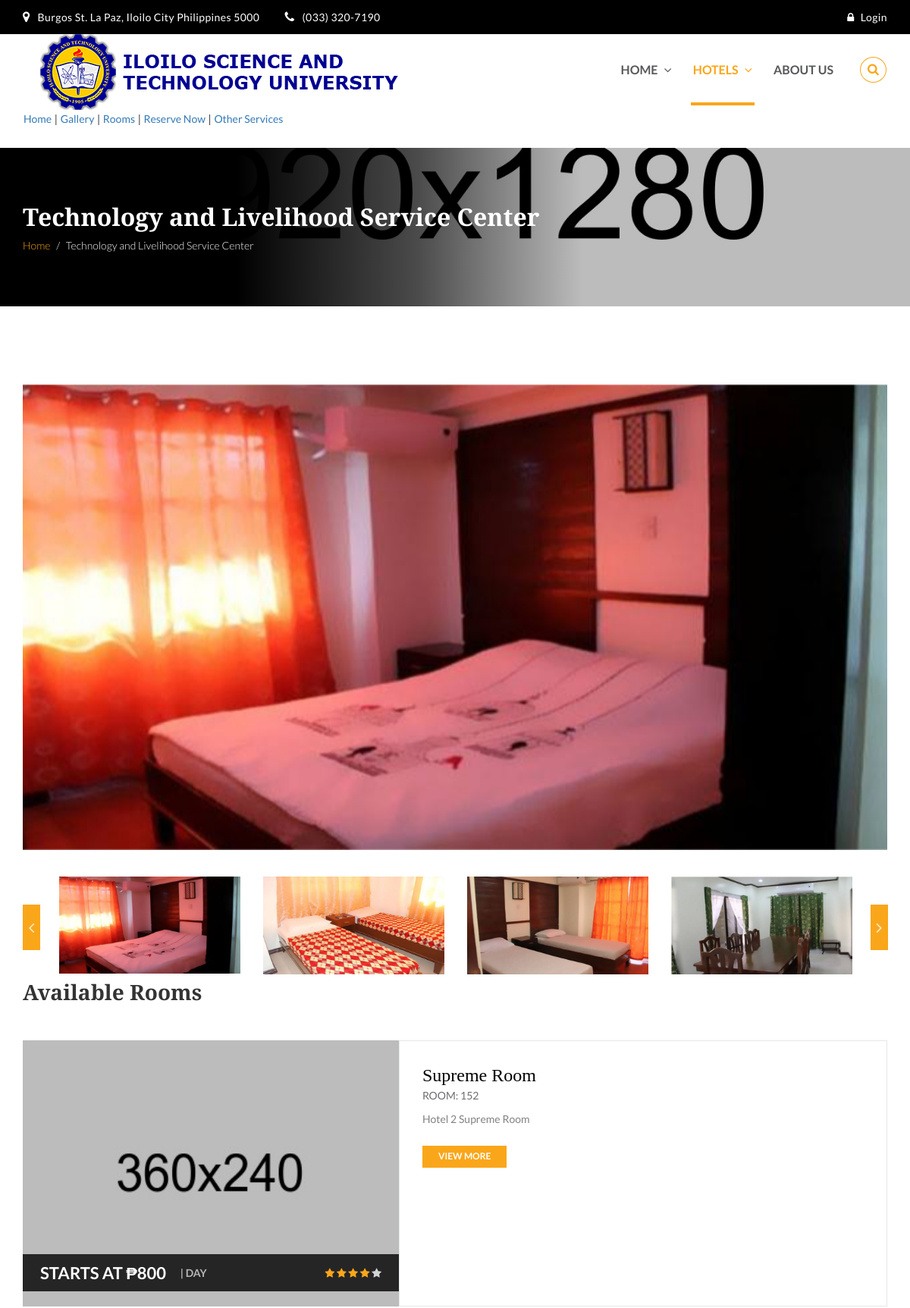
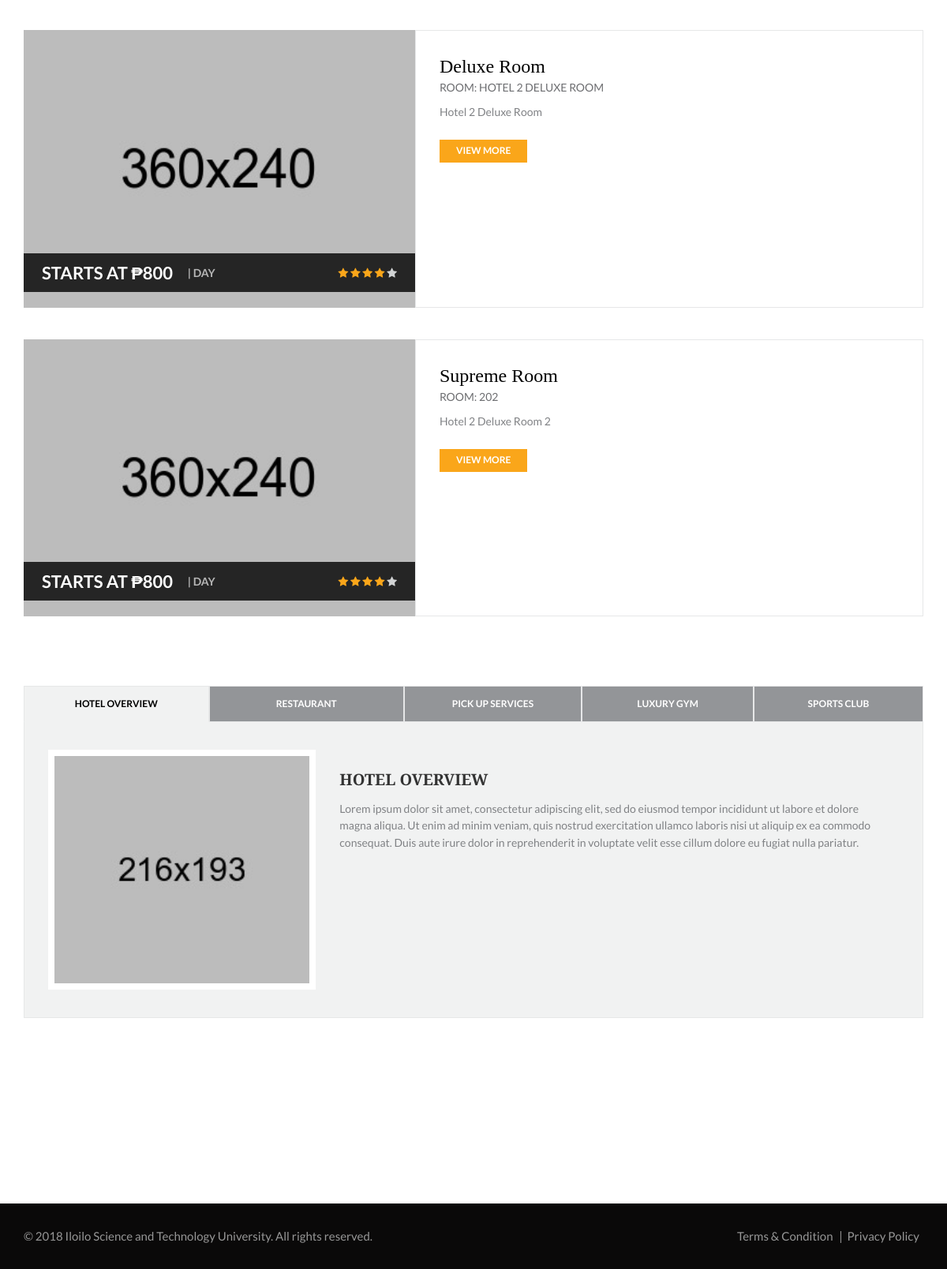
/hotel-tlsc.php, run on the app's committed database (2 pictures, top to bottom).
### tables this page shows
CREATE TABLE `rooms` (
  `id` int(11) NOT NULL,
  `hotel_id` int(11) NOT NULL,
  `room_type` varchar(255) NOT NULL,
  `room_name` varchar(50) NOT NULL,
  `room_description` text NOT NULL,
  `bed_number` int(11) NOT NULL,
  `image_path` varchar(255) NOT NULL,
  `last_edited_by` int(11) DEFAULT NULL
);

### hotel-tlsc.php (the view, shortened to what this page needs)
<?php
    $hotel_id = 2;
    require "connection.php";
?>
<!doctype html>
<html lang="en">
    <head>
        <link rel="stylesheet" href="css/bootstrap.min.css">
        <link rel="stylesheet" href="css/font-awesome.min.css">
        <link rel="stylesheet" href="css/style.css">
        <link rel="stylesheet" id="cpswitch" href="css/orange.css">
        <link rel="stylesheet" href="css/responsive.css">
        <link rel="stylesheet" href="css/datepicker.css">
		<link rel="stylesheet" href="css/slick.css">
        <link rel="stylesheet" href="css/slick-theme.css">
    </head>
    <body>
        <div id="top-bar" class="tb-text-white">
            <div class="container">
                <div class="row">
                    <div class="col-xs-12 col-sm-6 col-md-6 col-lg-6">
                        <div id="info">
                            <ul class="list-unstyled list-inline">
                                <li><span><i class="fa fa-map-marker"></i></span>Burgos St. La Paz, Iloilo City Philippines 5000</li>
                                <li><span><i class="fa fa-phone"></i></span>(033) 320-7190</li>
                            </ul>
                        </div>
                    </div>
                    <div class="col-xs-12 col-sm-6 col-md-6 col-lg-6">
                        <div id="links">
                            <ul class="list-unstyled list-inline">
                                <?php
                                if(isset($_SESSION["user_id"])) {
                                    ?>
                                    <li><a href="login-user.php"><span><i class="fa fa-lock"></i></span>Logout</a></li>
                                    <?php
                                }
                                else {
                                    ?>
                                    <li><a href="login.php"><span><i class="fa fa-lock"></i></span>Login</a></li>
                                    <?php
                                }
                                ?>
                            </ul>
                        </div>
                    </div>
                </div>
            </div>
        </div>
        <nav class="navbar navbar-default main-navbar navbar-custom navbar-white" id="mynavbar-1">
            <div class="container">
                <div class="navbar-header">
                      <img src="images/logo.png" class="img-responsive" alt="registration-img">
                </div>
                <div class="collapse navbar-collapse" id="myNavbar1">
                    <ul class="nav navbar-nav navbar-right navbar-search-link">
                        <li class="dropdown"><a href="#" class="dropdown-toggle" data-toggle="dropdown">Home<span><i class="fa fa-angle-down"></i></span></a>
                        </li>
                        <li class="dropdown active"><a href="#" class="dropdown-toggle" data-toggle="dropdown">Hotels<span><i class="fa fa-angle-down"></i></span></a>
                        </li>
                        <li class="text">
                            <a href="inquiry-client.php">About us</a>
                        </li>
                        <li><a href="javascript:void(0)" class="search-button"><span><i class="fa fa-search"></i></span></a></li>
                    </ul>
                </div>
                <div class="navbar" >
                    <a href="#" class="about-text">Home</a> |
                    <a href="#gallery">Gallery</a> |
                    <a href="#available-rooms">Rooms</a> |
                    <a data-toggle="modal" data-target="#thanks" style="cursor: pointer">Reserve Now</a> |
                    <a href="#hotel-overview">Other Services</a>
                </div>
            </div>
        </nav>
        <section class="page-cover" id="cover-hotel-detail">
            <div class="container">
                <div class="row">
                    <div class="col-sm-12">
                    	<h1 class="page-title">Technology and Livelihood Service Center</h1>
                        <ul class="breadcrumb">
                            <li><a href="#">Home</a></li>
                            <li class="active">Technology and Livelihood Service Center</li>
                        </ul>
                    </div>
                </div>
            </div>
        </section>
        <section class="innerpage-wrapper">
        	<div id="hotel-details" class="innerpage-section-padding">
                <div class="container" id="gallery">
                    <div class="row">
                        <div class="col-xs-12 col-sm-12 col-md-12 col-lg-12 content-side">
                            <div class="detail-slider">
                                <div class="feature-slider">
                                    <div><img src="images/tls-1.jpg" class="img-responsive" alt="feature-img"/></div>
                                </div>
                                <div class="feature-slider-nav">
                                    <div><img src="images/tls-1.jpg" class="img-responsive" alt="feature-img"/></div>
                                    <div><img src="images/tls-2.jpg" class="img-responsive" alt="feature-img"/></div>
                                    <div><img src="images/tls-3.jpg" class="img-responsive" alt="feature-img"/></div>
                                    <div><img src="images/tls-4.jpg" class="img-responsive" alt="feature-img"/></div>
                                </div>
                            </div>
                            <div class="available-blocks" id="available-rooms">
                            	<h2>Available Rooms</h2>
                            	<div class="list-block main-block room-block"  <?php
                                        $stmt = $conn->query("SELECT * FROM `rooms` WHERE `hotel_id` = '$hotel_id'");
                                        while ($row = $stmt->fetch_object()) {
                                            $stmt2 = $conn->query("SELECT MIN(rate) AS minimumRate FROM (room_rates) WHERE `room_id` = '$row->id'");
                                            while ($row2 = $stmt2->fetch_object()){
                                                $lowestPrice = $row2->minimumRate;
                                            }
                                            ?>
                                            <div class="list-block main-block room-block">
                                                <div class="list-content">
                                                    <div class="main-img list-img room-img">
                                                        <a href="#">
                                                            <img src="<?= $row->image_path ?>" class="img-responsive" alt="room-img" />
                                                        </a>
                                                        <div class="main-mask">
                                                            <ul class="list-unstyled list-inline offer-price-1">
                                                                <li class="price">Starts at ₱<?= $lowestPrice ?><span class="divider"></span><span class="pkg"> | Day</span></li>
                                                                <li class="rating">
                                                                    <span><i class="fa fa-star orange"></i></span>
                                                                    <span><i class="fa fa-star orange"></i></span>
                                                                    <span><i class="fa fa-star orange"></i></span>
                                                                    <span><i class="fa fa-star orange"></i></span>
                                                                    <span><i class="fa fa-star lightgrey"></i></span>
                                                                </li>
                                                            </ul>
                                                        </div>
                          g                          </div>
                                                    <div class="list-info room-info">
                                                        <h3 class="block-title"><a href="#"><?= $row->room_type ?> Room</a></h3>
                                                        <p class="block-minor">Room: <?= $row->room_name ?></p>
                                                        <p><?= $row->room_description?></p>
                                                        <a href="book-room.php?roomId=<?=$row->id?>" class="btn btn-orange btn-lg">View More</a>
                                                    </div>
                                                </div>
                                            </div>
                                    <?php
                                    }
                                    ?>
                                <div class="detail-tabs" id="hotel-overview">
                                    <ul class="nav nav-tabs nav-justified">
                                        <li class="active"><a " data-toggle="tab">Hotel Overview</a></li>
                                        <li><a href="#restaurant" data-toggle="tab">Restaurant</a></li>
                                        <li><a href="#pick-up" data-toggle="tab">Pick Up Services</a></li>
                                        <li><a href="#luxury-gym" data-toggle="tab">Luxury Gym</a></li>
                                        <li><a href="#sports-club" data-toggle="tab">Sports Club</a></li>
                                    </ul>
                                    <div class="tab-content">
                                        <div  class="tab-pane in active">
                                            <div class="row">
                                                <div class="col-sm-4 col-md-4 tab-img">
                                                    <img src="images/hotel-detail-tab-1.jpg" class="img-responsive" alt="flight-detail-img" />
                                                </div>
                                                <div class="col-sm-8 col-md-8 tab-text">
                                                    <h3>Hotel Overview</h3>
                                                    <p>Lorem ipsum dolor sit amet, consectetur adipiscing elit, sed do eiusmod tempor incididunt ut labore et dolore magna aliqua. Ut enim ad minim veniam, quis nostrud exercitation ullamco laboris nisi ut aliquip ex ea commodo consequat. Duis aute irure dolor in reprehenderit in voluptate velit esse cillum dolore eu fugiat nulla pariatur.</p>
                                                </div>
                                            </div>
                                        </div>
                                    </div>
                                </div>
                            </div>
                    </div>
            	</div>
            </div>
        </section>
            <div id="footer-bottom" class="ftr-bot-black">
                <div class="container">
                    <div class="row">
                        <div class="col-xs-12 col-sm-6 col-md-6 col-lg-6" id="copyright">
                        <p>© 2018 <a href="#">Iloilo Science and Technology University</a>. All rights reserved.</p>
                        </div>
                        <div class="col-xs-12 col-sm-6 col-md-6 col-lg-6" id="terms">
                            <ul class="list-unstyled list-inline">
                            	<li><a href="#">Terms & Condition</a></li>
                                <li><a href="#">Privacy Policy</a></li>
                            </ul>
                        </div>
                    </div>
                </div>
            </div>
    </body>
</html>

### css/orange.css (style rules this page uses)
p { color:#808285; }
.btn { border-radius:0px; border:0px; }
.btn-orange, .btn-orange:focus { background:#faa61a; color:white; }
#top-bar { background-color:#000; }
#top-bar.tb-text-white #links ul li a, #top-bar.tb-text-white #info ul li, #top-bar.tb-text-white .form-group select, #top-bar.tb-text-white .form-group .fa { color:white; }
.navbar-white { background:white; }
.main-navbar { border:0px; border-radius:0px; }
.main-navbar .navbar-collapse { border-color:#f2f2f2; }
.main-navbar .nav > li > a { color:#58595b; }
.main-navbar .navbar-nav > li::before { background:#faa61a; }
.main-navbar .nav > li > a:hover, .main-navbar .nav > li > a:focus, .main-navbar .nav > li > a:focus:hover, .main-navbar .nav > li.active > a, .main-navbar .nav > li.active > a:focus, .main-navbar .nav > li.active > a:hover, .main-navbar .nav > li.active > a:focus:hover { color: #faa61a; background-color: transparent; }
.main-navbar .navbar-search-link > li:last-child a { border:1px solid #faa61a; color:#faa61a; border-radius:100%; }
.rating .fa.lightgrey { color:#d1d3d4; }
.rating .fa.orange { color:#faa61a; }
.offer-price-1 li.price { color:white; }
.offer-price-1 li.price .divider, .offer-price-1 li.price .pkg { color:#b6b6b6; }
.main-mask { background:rgba(0,0,0,0.8); }
.ftr-bot-black { background:#0a0909; }
#footer-bottom p, #footer-bottom a, #footer-bottom .line { color:#979797; }
#footer-bottom li:first-child:after { background:#979797; }
.page-cover { color:white; }
.page-cover::before { background:linear-gradient( to right, rgba(0, 0, 0,1) 0%,rgba(0, 0, 0,1) 26%, rgba(0, 0, 0,0.6) 46%, rgba(0, 0, 0,0) 64%,rgba(0, 0, 0,0) 100%); }
.page-cover .breadcrumb { background:none; }
.page-cover .breadcrumb li a { color:#faa61a; }
.page-cover .breadcrumb > li + li::before, .page-cover .breadcrumb li.active { color:white; }
#cover-hotel-detail { background:url('../images/cover-hotel-detail.jpg') 50% 55%; background-size:140%; color:white; }
.block-title a { color:#000; }
.list-info { border:1px solid #e6e7e8; }
.list-info .block-minor { color:#6d6e71; }
.detail-tabs .nav-tabs li a { background:#939598; color:white; border-radius:0px; border-color:#e6e7e8; }
.detail-tabs .nav-tabs.nav-justified > .active > a { border-color:#e6e7e8; border-bottom-color:transparent; }
.detail-tabs .nav-tabs li.active a { background:#f1f2f2; color:#000; }
.detail-tabs .tab-content .tab-pane { border:1px solid #e6e7e8; border-top:0px; background:#f1f2f2; }
.detail-tabs .tab-content .tab-pane img { border:8px solid white; }
.about-text { background:white; }

### css/responsive.css (style rules this page uses)
@media (min-width:1200px) { .main-navbar.navbar-custom .navbar-nav > li { padding: 22px 0; -webkit-transition: padding 0.3s; -moz-transition: padding 0.3s; transition: padding 0.3s; margin:0px 1px; } }
@media (min-width:1200px) { .main-navbar .nav > li > a { padding-left:0px; padding-right:0px; margin:0px 13px; } }
@media (min-width:1200px) { .main-navbar .navbar-nav > li:last-child a { margin-right:0px; } }
@media (min-width:1200px) { .main-navbar .navbar-nav > li:last-child { margin-left:12px; } }
@media (min-width:1200px) { .main-navbar .navbar-search-link > li:last-child { margin-left:8px; margin-top:6px; } }
@media (min-width:1200px) { .main-navbar .navbar-nav > li.active::before { width: 80%; } }
@media (min-width:768px) { #terms { text-align:right; } }
@media (min-width:992px) { .list-info { -webkit-flex: 1 0 28%; -ms-flex: 1 0 28%; flex: 1 0 28%; } }
@media (min-width:992px) { .list-img { -webkit-flex: 1 0 15%; -ms-flex: 1 0 15%; flex: 1 0 15%; } }
@media (min-width:768px) { .list-content { display: -webkit-box; display: -moz-box; display: -ms-flexbox; display: -moz-flex; display: -webkit-flex; display: flex; flex-wrap: wrap; width: 100%; vertical-align: top; overflow: hidden; } }
@media (min-width:768px) { .list-img { position: relative; overflow: hidden; } }
@media (min-width:768px) { .list-img img { height: 100%; } }
@media (min-width:992px) { .about-text { -webkit-flex: 1 0 28%; -ms-flex: 1 0 28%; flex: 1 0 28%; } }

### data on the page
rooms: image_path (picture), lowestPrice "800", room_type "Supreme", room_name "152", room_description "Hotel 2 Supreme Room"
rooms: image_path (picture), lowestPrice "800", room_type "Deluxe", room_name "HOTEL 2 DELUXE ROOM", room_description "Hotel 2 Deluxe Room"
rooms: image_path (picture), lowestPrice "800", room_type "Supreme", room_name "202", room_description "Hotel 2 Deluxe Room 2"
